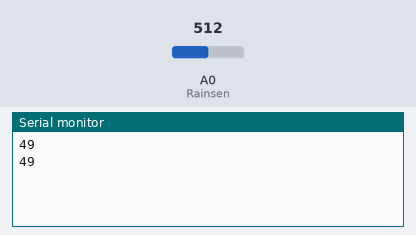
Recording of a sketch running on a simulated Arduino Uno, built with avr-gcc and run on an emulated ATmega328P. On the bench: the last lines printed to the serial monitor. The inputs (shaded band) are chosen by the test bench; at power-on: A0 (Rainsen) = 512.

Above: at 1.8 s.
1.9 s: A0 (Rainsen) set to 716
At 2.8 s:
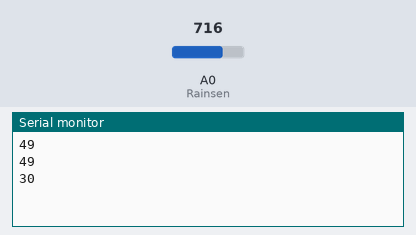
3.4 s: A0 (Rainsen) set to 900
At 4.8 s:
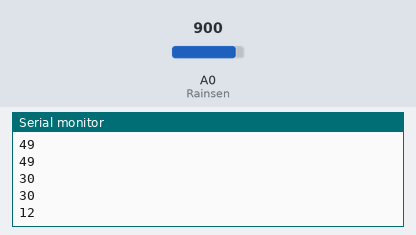
Timing chart, 0 to 6.4 s (numbered marks = the images above; inputs shaded):
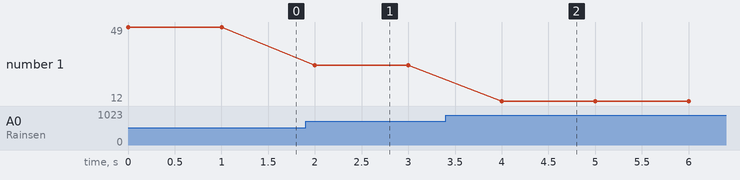

The sketch:

Rainsensor.ino
```cpp
#include<SoftwareSerial.h>
const int Rainsen = A0;
int value, Ans;
void setup() {
  Serial.begin(9600);
  pinMode(Rainsen, INPUT);
  pinMode(Rainsen, LOW);

}

void loop() {

  value = analogRead(Rainsen);
  Ans = (100.00-(value/1023.00)*100.00);
  Serial.println(Ans);
  delay(1000);
}
```

Measured:
- after the input at 1.9 s, the serial monitor: prints a new line after 0.10 s (image 1)
- after the input at 3.4 s, the serial monitor: prints a new line after 0.60 s (image 2)
- plotted number 1: 49 → 30 after the input at 1.9 s, 30 → 12 after the input at 3.4 s
